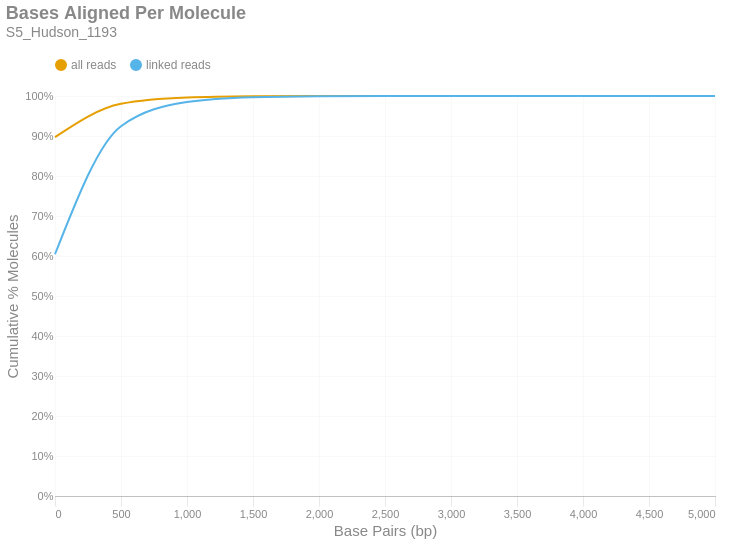

Notebook cell for this chart:
### Markdown cell above
### Bases Aligned Per Molecule
This is a cumulative frequency distribution showing the number of base pairs aligned per unique molecule. These data are shown in 500 bp bins. There are two distributions: one with `all reads` (yellow) and another with only `linked reads` (blue). The percent of molecules in the `linked reads` distribution is relative to the total number of linked molecules.

### Code cell
if SKIPLR:
    print_html(f"Skipped")
else:
    binned_df = consolidated_hist(valids['aligned_bp'], mask, 500, True)
    with SafeRender(binned_df):
        (
            density_plot(binned_df, 'Bases Aligned Per Molecule', samplename, 'basesper')
            .encode(
                x=alt.X('bin:Q', title="Base Pairs (bp)").axis(tickMinStep=500).scale(padding=0),
                y=alt.Y('value:Q', title='Cumulative % Molecules')
                    .axis(format='%')
                    .scale(domain = [0,1])
                    .stack(False),
                color=alt.Color("key:N").scale(domain = ["all reads", "linked reads"]),
                tooltip = [
                    alt.Tooltip("key:N", title = "Data Type"),
                    alt.Tooltip("range_label:N", title="Bases Aligned Per Molecule"),
                    alt.Tooltip("value:Q", format = ".2%", title="% Molecules (Cum.)")
                ]
            )
        ).display()

### Figure 1 — Vega-Lite specification as saved in the notebook (floating-point values rounded to 4 significant figures)
{"width": "container", "height": 400, "config": {"title": {"anchor": "start", "dy": -15, "fontSize": 18, "color": "#888888", "subtitleColor": "#888888", "subtitleFontSize": 14}, "arc": {"fill": "#0072B2"}, "axis": {"domainColor": "#888888", "domainWidth": 0.5, "gridWidth": 0.2, "grid": false, "titleFontWeight": 400, "titleFontSize": 15, "labelFontSize": 11, "labelColor": "#888888", "tickColor": "#888888", "tickWidth": 0.2, "titleColor": "#888888"}, "axisBand": {"grid": false}, "axisX": {"grid": true, "tickSize": 10, "domainCap": "round"}, "axisY": {"domain": false, "grid": true, "tickSize": 0, "domainCap": "round"}, "background": "transparent", "header": {"labelFontSize": 15, "labelColor": "#888888", "titleFontSize": 15, "titleFontWeight": 600, "titleColor": "#888888"}, "legend": {"labelFont": "sans-serif", "labelFontSize": 12, "labelColor": "#888888", "symbolSize": 100, "symbolType": "circle", "titleFontSize": 12, "titlePadding": 10, "titleColor": "#888888", "title": null, "orient": "top"}, "range": {"category": ["#E69F00", "#56B4E9", "#009E73", "#F0E442", "#0072B2", "#D55E00", "#CC79A7", "#000000"], "diverging": ["#cfe8f3", "#a2d4ec", "#73bfe2", "#46abdb", "#1696d2", "#12719e"]}, "area": {"fill": "#0072B2", "fillOpacity": 0.7, "line": true, "strokeOpacity": 0.7}, "line": {"color": "#0072B2", "stroke": "#0072B2", "strokeWidth": 2}, "trail": {"color": "#0072B2", "stroke": "#0072B2", "strokeWidth": 0, "size": 1}, "point": {"filled": true, "fillOpacity": 1.0, "size": 95}, "text": {"color": "#888888", "fontSize": 11, "align": "right", "fontWeight": 400, "size": 11}, "bar": {"fill": "#0072B2", "stroke": null}, "view": {"stroke": null, "continuousWidth": 660, "continuousHeight": 400}}, "data": {"name": "data-e7f2f068f1aa8588240df49a3b267832"}, "mark": {"type": "line", "interpolate": "monotone", "point": {"opacity": 0, "size": 275}}, "encoding": {"color": {"field": "key", "scale": {"domain": ["all reads", "linked reads"]}, "type": "nominal"}, "tooltip": [{"field": "key", "title": "Data Type", "type": "nominal"}, {"field": "range_label", "title": "Bases Aligned Per Molecule", "type": "nominal"}, {"field": "value", "format": ".2%", "title": "% Molecules (Cum.)", "type": "quantitative"}], "x": {"axis": {"tickMinStep": 500}, "field": "bin", "scale": {"padding": 0}, "title": "Base Pairs (bp)", "type": "quantitative"}, "y": {"axis": {"format": "%"}, "field": "value", "scale": {"domain": [0, 1]}, "stack": false, "title": "Cumulative % Molecules", "type": "quantitative"}}, "params": [{"name": "param_c36ac31b6afebe62", "select": {"type": "point", "fields": ["key"]}, "bind": "legend"}], "title": {"text": "Bases Aligned Per Molecule", "subtitle": "S5_Hudson_1193"}, "transform": [{"fold": ["all reads (cumsum)", "linked reads (cumsum)"]}, {"calculate": "replace(datum.key, ' (cumsum)', '')", "as": "key"}, {"filter": {"param": "param_c36ac31b6afebe62"}}], "usermeta": {"embedOptions": {"downloadFileName": "S5_Hudson_1193.basesper"}}, "$schema": "https://vega.github.io/schema/vega-lite/v6.1.0.json", "datasets": {"data-e7f2f068f1aa8588240df49a3b267832": [{"bin": "0.0", "interval": "0.0-500.0", "all reads": 0.8971, "linked reads": 0.6044, "all reads (cumsum)": 0.8971, "linked reads (cumsum)": 0.6044, "range_label": "0-499"}, {"bin": "500.0", "interval": "500.0-1000.0", "all reads": 0.08338, "linked reads": 0.3202, "all reads (cumsum)": 0.9805, "linked reads (cumsum)": 0.9245, "range_label": "500-999"}, {"bin": "1000.0", "interval": "1000.0-1500.0", "all reads": 0.01562, "linked reads": 0.0603, "all reads (cumsum)": 0.9961, "linked reads (cumsum)": 0.9848, "range_label": "1000-1499"}, {"bin": "1500.0", "interval": "1500.0-2000.0", "all reads": 0.00313, "linked reads": 0.01209, "all reads (cumsum)": 0.9992, "linked reads (cumsum)": 0.9969, "range_label": "1500-1999"}, {"bin": "2000.0", "interval": "2000.0-2500.0", "all reads": 0.0006433, "linked reads": 0.002485, "all reads (cumsum)": 0.9998, "linked reads (cumsum)": 0.9994, "range_label": "2000-2499"}, {"bin": "2500.0", "interval": "2500.0-3000.0", "all reads": 0.0001156, "linked reads": 0.0004466, "all reads (cumsum)": 1.0, "linked reads (cumsum)": 0.9998, "range_label": "2500-2999"}, {"bin": "3000.0", "interval": "3000.0-3500.0", "all reads": 2.967e-05, "linked reads": 0.0001146, "all reads (cumsum)": 1.0, "linked reads (cumsum)": 1.0, "range_label": "3000-3499"}, {"bin": "3500.0", "interval": "3500.0-4000.0", "all reads": 8.477e-06, "linked reads": 3.275e-05, "all reads (cumsum)": 1.0, "linked reads (cumsum)": 1.0, "range_label": "3500-3999"}, {"bin": "4000.0", "interval": "4000.0-4500.0", "all reads": 2.433e-06, "linked reads": 9.4e-06, "all reads (cumsum)": 1.0, "linked reads (cumsum)": 1.0, "range_label": "4000-4499"}, {"bin": "4500.0", "interval": "4500.0-5000.0", "all reads": 1.02e-06, "linked reads": 3.942e-06, "all reads (cumsum)": 1.0, "linked reads (cumsum)": 1.0, "range_label": "4500-4999"}, {"bin": "5000.0", "interval": "5000.0-5500.0", "all reads": 1.57e-07, "linked reads": 6.064e-07, "all reads (cumsum)": 1.0, "linked reads (cumsum)": 1.0, "range_label": "5000-5499"}]}}
